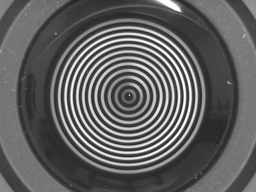
#> input picture devernaysubpix/2018112102new.jpg, 256 x 192 px, shrunk from 640 x 480 before the run
$ jupyter execute --allow-errors Untitled.ipynb   (shell and % lines are left out)
#> lines starting #> are read from the running program, lines starting #| are printed output that depends on the picture
### devernaysubpix/edge_detector.py
import numpy as np
from scipy.ndimage import filters
from bidict import bidict


def image_gradient(image, sigma):
    image = np.asfarray(image)
    gx = filters.gaussian_filter(image, sigma, order=[0, 1])
    gy = filters.gaussian_filter(image, sigma, order=[1, 0])
    return gx, gy


class CurvePoint(object):
    __slots__ = ['x', 'y', 'valid']

    def __init__(self, x, y, valid):
        self.x = x
        self.y = y
        self.valid = valid

    def __hash__(self):
        return hash((self.x, self.y))


def compute_edge_points(partial_gradients, min_magnitude=0):
    gx, gy = partial_gradients
    rows, cols = gx.shape
    edges = []

    def mag(y, x):
        return np.hypot(gx[y, x], gy[y, x])

    ret_list = []
    for y in range(1, rows - 1):
        for x in range(1, cols - 1):

            center_mag = mag(y, x)
            if center_mag < min_magnitude:
                continue

            left_mag = mag(y, x - 1)
            right_mag = mag(y, x + 1)
            top_mag = mag(y - 1, x)
            bottom_mag = mag(y + 1, x)

            theta_x, theta_y = 0, 0
            if (left_mag < center_mag >= right_mag) and abs(gx[y, x]) >= abs(gy[y, x]):
                theta_x = 1
            elif (top_mag < center_mag >= bottom_mag) and abs(gx[y, x]) <= abs(gy[y, x]):
                theta_y = 1
            if theta_x != 0 or theta_y != 0:
                a = mag(y - theta_y, x - theta_x)
                b = mag(y, x)
                c = mag(y + theta_y, x + theta_x)
                lamda = (a - c) / (2 * (a - 2 * b + c))
                ex = x + lamda * theta_x
                ey = y + lamda * theta_y
                ret_list.append((x, y))
                edges.append(CurvePoint(ex, ey, valid=False))
    # print(ret_list)
    # print([(e.x, e.y) for e in edges])
    return np.asarray(edges)


# TODO 需要准备 gx gy 梯度矩阵， edge 边缘点bool矩阵

def chain_edge_points(edges, g):
    gx, gy = g

    # TODO 优化 找neightbor不用每次都全部遍历，进行分区效果会更好。
    def neighborhood(p, max_dist):
        px, py = p.x, p.y
        for e in edges:
            ex, ey = e.x, e.y
            # if abs(ex - px) <= max_dist and abs(ey - py) <= max_dist:
            if ((ex - px) ** 2 + (ey - py) ** 2) <= max_dist ** 2:
                yield e

    def gval(p):
        px, py = int(p.x), int(p.y)
        return [gx[py, px], gy[py, px]]

    def envec(e, n):
        return np.asanyarray([n.x, n.y]) - np.asanyarray([e.x, e.y])

    def perp(v):
        x, y = gval(e)
        return np.asanyarray([y, -x])

    def dist(a, b):
        a = [a.x, a.y]
        b = [b.x, b.y]
        return np.hypot(*(np.subtract(b, a)))

    links = bidict()
    for e in edges:
        nhood = [n for n in neighborhood(e, 2) if np.dot(gval(e), gval(n)) > 0]
        nf = [n for n in nhood if np.dot(envec(e, n), perp(gval(e))) > 0]
        nb = [n for n in nhood if np.dot(envec(e, n), perp(gval(e))) < 0]

        if nf:
            f_idx = np.argmin([dist(e, n) for n in nf])
            f = nf[f_idx]
            if f not in links.inv or dist(e, f) < dist(links.inv[f], f):
                if f in links.inv: del links.inv[f]
                if e in links: del links[e]
                links[e] = f

        if nb:
            b_idx = np.argmin([dist(e, n) for n in nb])
            b = nb[b_idx]
            if b not in links or dist(b, e) < dist(b, links[b]):
                if b in links: del links[b]
                if e in links.inv: del links.inv[e]
                links[b] = e
    return links


# [28 lines left out: function thresholds_with_hysteresis, not called in this run]


# [22 lines that do not run on import are left out]

### devernaysubpix/Untitled.ipynb
[cell 1]
%pylab inline

[cell 2]
import numpy as np
from scipy.ndimage import filters
import cv2

[cell 3]
pad = 20
circle = cv2.imread("./2018112102new.jpg", 0)
#> circle is the input picture: shape (192, 256); min 33, max 255, mean 97.4
I = np.zeros((circle.shape[0]+2*pad,circle.shape[1]+2*pad),dtype=np.uint8) + 255
I[pad:circle.shape[0]+pad, pad:circle.shape[1]+pad] = circle
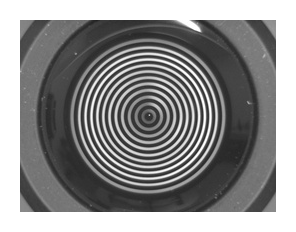
#> I: shape (232, 296); min 33, max 255, mean 142.2
I=I.astype(np.float32)
imshow(I)

[cell 4]
sigma = 1.0
imshow(filters.gaussian_filter(I.astype(np.float32), sigma, order=[1,0]))
colorbar()
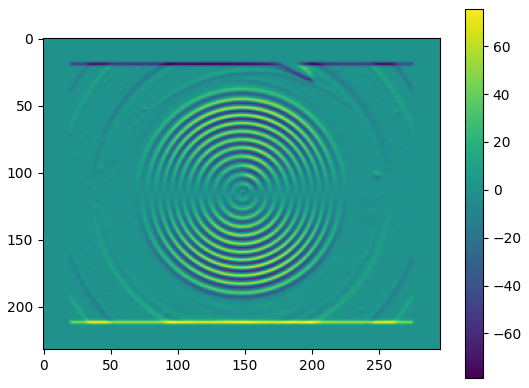
#> figure drawn by matplotlib, 2 panels

[cell 5]
import edge_detector
grads = edge_detector.image_gradient(I, 2.0)
#> in image_gradient, `gx = filters.gaussian_filter(image, sigma, order=[0, 1])`:
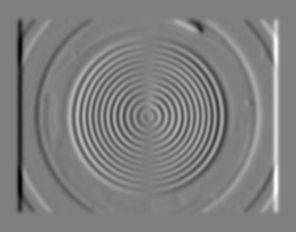
#> gx: shape (232, 296) float64; min -37.36, max 37.46, mean 0; drawn with min black and max white
#> in image_gradient, `gy = filters.gaussian_filter(image, sigma, order=[1, 0])`:
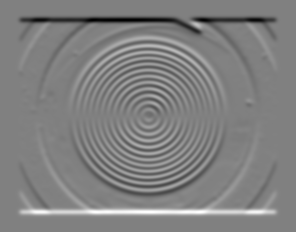
#> gy: shape (232, 296) float64; min -40.65, max 39.86, mean 0; drawn with min black and max white
edgels = edge_detector.compute_edge_points(grads)
xx = [e.x for e in edgels]
#> xx = 9653 values, max 275.8 at index 7789, min 19.2 at index 7790, mean 147.2
yy = [e.y for e in edgels]
#> yy = 9653 values, max 211.7 at index 9578, min 18.96 at index 105, mean 115.3
figure(figsize=(10,10))
imshow(I, cmap=cm.gray)
plot(xx,yy, 'or', ms=1, mew=1)
# xlim(15, 65)
# ylim(15,65)
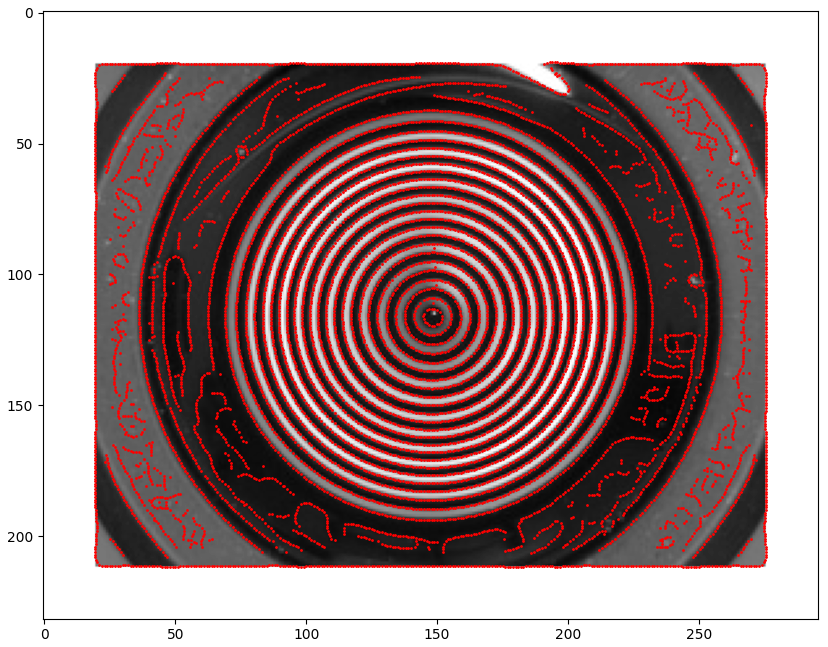
#> figure drawn by matplotlib, 1 panel

[cell 6]
# [4 lines of commented-out code are left out]

g = cv2.imread("./2018112102new.jpg", 0)
# g = cv2.resize(g, (256,256))
# g = g[:,100:200]
imshow(g, cmap=cm.gray, vmin=0, vmax=255)

[cell 7]
import edge_detector
grads = edge_detector.image_gradient(g, 3.0)
#> call 2 of image_gradient, with sigma = 3
#> in image_gradient (call 2), `gx = filters.gaussian_filter(image, sigma, order=[0, 1])`:
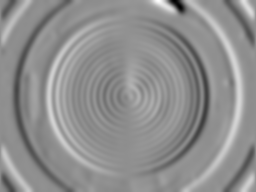
#> gx: shape (192, 256) float64; min -16.66, max 12.98, mean 0.00619; drawn with min black and max white
#> in image_gradient (call 2), `gy = filters.gaussian_filter(image, sigma, order=[1, 0])`:
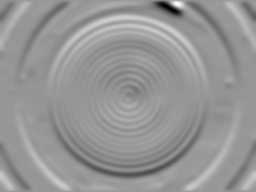
#> gy: shape (192, 256) float64; min -19.26, max 13.38, mean -0.0504; drawn with min black and max white
imshow(np.sqrt(np.square(grads[0])+np.square(grads[1])))
colorbar()
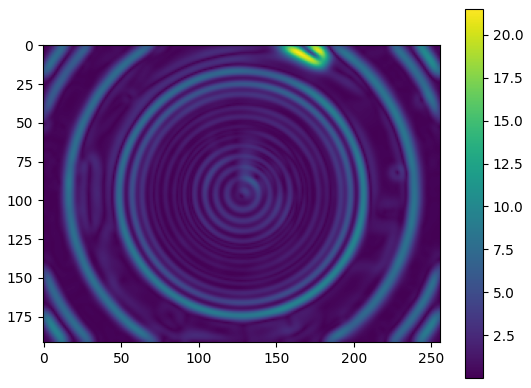
#> figure drawn by matplotlib, 2 panels

[cell 8]
edges = edge_detector.compute_edge_points(grads, 1)

#> (a cell that did not finish here is left out)

#> (a cell that did not finish here is left out)
